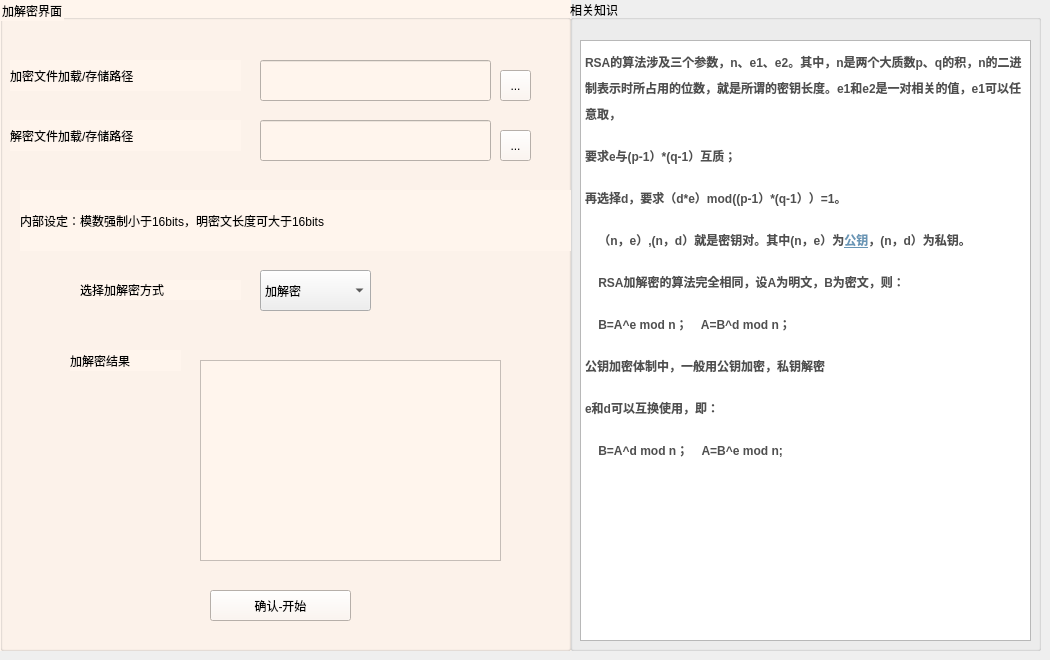
   <widget class="QWidget" name="tab_4">
    <attribute name="title">
     <string>非对称加密RSA</string>
    </attribute>
    <widget class="QGroupBox" name="groupBox_12">
     <property name="geometry">
      <rect>
       <x>0</x>
       <y>0</y>
       <width>571</width>
       <height>651</height>
      </rect>
     </property>
     <property name="styleSheet">
      <string notr="true">background-color: rgb(255, 245, 237);
font: 75 9pt &quot;微软雅黑&quot;;</string>
     </property>
     <property name="title">
      <string>加解密界面</string>
     </property>
     <widget class="QLineEdit" name="lineEdit_12">
      <property name="geometry">
       <rect>
        <x>260</x>
        <y>60</y>
        <width>231</width>
        <height>41</height>
       </rect>
      </property>
     </widget>
     <widget class="QLabel" name="label_28">
      <property name="geometry">
       <rect>
        <x>70</x>
        <y>350</y>
        <width>111</width>
        <height>21</height>
       </rect>
      </property>
      <property name="text">
       <string>加解密结果</string>
      </property>
     </widget>
     <widget class="QTextEdit" name="textEdit_11">
      <property name="geometry">
       <rect>
        <x>200</x>
        <y>360</y>
        <width>301</width>
        <height>201</height>
       </rect>
      </property>
     </widget>
     <widget class="QLabel" name="label_29">
      <property name="geometry">
       <rect>
        <x>20</x>
        <y>190</y>
        <width>551</width>
        <height>61</height>
       </rect>
      </property>
      <property name="text">
       <string>内部设定：模数强制小于16bits，明密文长度可大于16bits</string>
      </property>
     </widget>
     <widget class="QLabel" name="label_31">
      <property name="geometry">
       <rect>
        <x>80</x>
        <y>280</y>
        <width>161</width>
        <height>20</height>
       </rect>
      </property>
      <property name="text">
       <string>选择加解密方式</string>
      </property>
     </widget>
     <widget class="QPushButton" name="pushButton_6">
      <property name="geometry">
       <rect>
        <x>210</x>
        <y>590</y>
        <width>141</width>
        <height>31</height>
       </rect>
      </property>
      <property name="text">
       <string>确认-开始</string>
      </property>
     </widget>
     <widget class="QLineEdit" name="lineEdit_21">
      <property name="geometry">
       <rect>
        <x>260</x>
        <y>120</y>
        <width>231</width>
        <height>41</height>
       </rect>
      </property>
     </widget>
     <widget class="QLabel" name="label_39">
      <property name="geometry">
       <rect>
        <x>10</x>
        <y>120</y>
        <width>231</width>
        <height>31</height>
       </rect>
      </property>
      <property name="styleSheet">
       <string notr="true">font: 75 9pt &quot;微软雅黑&quot;;</string>
      </property>
      <property name="text">
       <string>解密文件加载/存储路径</string>
      </property>
     </widget>
     <widget class="QLabel" name="label_32">
      <property name="geometry">
       <rect>
        <x>10</x>
        <y>60</y>
        <width>231</width>
        <height>31</height>
       </rect>
      </property>
      <property name="styleSheet">
       <string notr="true">font: 75 9pt &quot;微软雅黑&quot;;</string>
      </property>
      <property name="text">
       <string>加密文件加载/存储路径</string>
      </property>
     </widget>
     <widget class="QToolButton" name="toolButton_9">
      <property name="geometry">
       <rect>
        <x>500</x>
        <y>70</y>
        <width>31</width>
        <height>31</height>
       </rect>
      </property>
      <property name="text">
       <string>...</string>
      </property>
     </widget>
     <widget class="QToolButton" name="toolButton_10">
      <property name="geometry">
       <rect>
        <x>500</x>
        <y>130</y>
        <width>31</width>
        <height>31</height>
       </rect>
      </property>
      <property name="text">
       <string>...</string>
      </property>
     </widget>
    </widget>
    <widget class="QGroupBox" name="groupBox_13">
     <property name="geometry">
      <rect>
       <x>570</x>
       <y>0</y>
       <width>471</width>
       <height>651</height>
      </rect>
     </property>
     <property name="styleSheet">
      <string notr="true"/>
     </property>
     <property name="title">
      <string>相关知识</string>
     </property>
     <widget class="QTextEdit" name="textEdit_12">
      <property name="geometry">
       <rect>
        <x>10</x>
        <y>40</y>
        <width>451</width>
        <height>601</height>
       </rect>
      </property>
      <property name="styleSheet">
       <string notr="true">font: 9pt &quot;微软雅黑&quot;;</string>
      </property>
      <property name="html">
       <string>&lt;!DOCTYPE HTML PUBLIC &quot;-//W3C//DTD HTML 4.0//EN&quot; &quot;http://www.w3.org/TR/REC-html40/strict.dtd&quot;&gt;
&lt;html&gt;&lt;head&gt;&lt;meta name=&quot;qrichtext&quot; content=&quot;1&quot; /&gt;&lt;style type=&quot;text/css&quot;&gt;
p, li { white-space: pre-wrap; }
&lt;/style&gt;&lt;/head&gt;&lt;body style=&quot; font-family:'微软雅黑'; font-size:9pt; font-weight:400; font-style:normal;&quot;&gt;
&lt;p style=&quot; margin-top:0px; margin-bottom:16px; margin-left:0px; margin-right:0px; -qt-block-indent:0; text-indent:0px; line-height:26px; background-color:#ffffff;&quot;&gt;&lt;span style=&quot; font-family:'-apple-system,SF UI Text,Arial,PingFang SC,Hiragino Sans GB,Microsoft YaHei,WenQuanYi Micro Hei,sans-serif,SimHei,SimSun'; font-weight:600; color:#4f4f4f; background-color:#ffffff;&quot;&gt;RSA的算法涉及三个参数，n、e1、e2。其中，n是两个大质数p、q的积，n的二进制表示时所占用的位数，就是所谓的密钥长度。e1和e2是一对相关的值，e1可以任意取，&lt;/span&gt;&lt;/p&gt;
&lt;p style=&quot; margin-top:0px; margin-bottom:16px; margin-left:0px; margin-right:0px; -qt-block-indent:0; text-indent:0px; line-height:26px; background-color:#ffffff;&quot;&gt;&lt;span style=&quot; font-family:'-apple-system,SF UI Text,Arial,PingFang SC,Hiragino Sans GB,Microsoft YaHei,WenQuanYi Micro Hei,sans-serif,SimHei,SimSun'; font-weight:600; color:#4f4f4f; background-color:#ffffff;&quot;&gt;要求e与(p-1）*(q-1）互质&lt;/span&gt;&lt;span style=&quot; font-family:'-apple-system,SF UI Text,Arial,PingFang SC,Hiragino Sans GB,Microsoft YaHei,WenQuanYi Micro Hei,sans-serif,SimHei,SimSun'; font-weight:600; color:#4f4f4f;&quot;&gt;；&lt;/span&gt;&lt;/p&gt;
&lt;p style=&quot; margin-top:0px; margin-bottom:16px; margin-left:0px; margin-right:0px; -qt-block-indent:0; text-indent:0px; line-height:26px; background-color:#ffffff;&quot;&gt;&lt;span style=&quot; font-family:'-apple-system,SF UI Text,Arial,PingFang SC,Hiragino Sans GB,Microsoft YaHei,WenQuanYi Micro Hei,sans-serif,SimHei,SimSun'; font-weight:600; color:#4f4f4f; background-color:#ffffff;&quot;&gt;再选择d，要求（d*e）mod((p-1）*(q-1））=1。&lt;/span&gt;&lt;/p&gt;
&lt;p style=&quot; margin-top:0px; margin-bottom:16px; margin-left:0px; margin-right:0px; -qt-block-indent:0; text-indent:0px; line-height:26px; background-color:#ffffff;&quot;&gt;&lt;span style=&quot; font-family:'-apple-system,SF UI Text,Arial,PingFang SC,Hiragino Sans GB,Microsoft YaHei,WenQuanYi Micro Hei,sans-serif,SimHei,SimSun'; font-weight:600; color:#4f4f4f; background-color:#ffffff;&quot;&gt;    （n，e）,(n，d）就是密钥对。其中(n，e）为&lt;/span&gt;&lt;a href=&quot;http://baike.baidu.com/view/355291.htm&quot;&gt;&lt;span style=&quot; font-family:'-apple-system,SF UI Text,Arial,PingFang SC,Hiragino Sans GB,Microsoft YaHei,WenQuanYi Micro Hei,sans-serif,SimHei,SimSun'; font-weight:600; text-decoration: underline; color:#6795b5;&quot;&gt;公钥&lt;/span&gt;&lt;/a&gt;&lt;span style=&quot; font-family:'-apple-system,SF UI Text,Arial,PingFang SC,Hiragino Sans GB,Microsoft YaHei,WenQuanYi Micro Hei,sans-serif,SimHei,SimSun'; font-weight:600; color:#4f4f4f;&quot;&gt;，(n，d）为私钥。&lt;/span&gt;&lt;/p&gt;
&lt;p style=&quot; margin-top:0px; margin-bottom:16px; margin-left:0px; margin-right:0px; -qt-block-indent:0; text-indent:0px; line-height:26px; background-color:#ffffff;&quot;&gt;&lt;span style=&quot; font-family:'-apple-system,SF UI Text,Arial,PingFang SC,Hiragino Sans GB,Microsoft YaHei,WenQuanYi Micro Hei,sans-serif,SimHei,SimSun'; font-weight:600; color:#4f4f4f; background-color:#ffffff;&quot;&gt;    RSA加解密的算法完全相同，设A为明文，B为密文，则：&lt;/span&gt;&lt;/p&gt;
&lt;p style=&quot; margin-top:0px; margin-bottom:16px; margin-left:0px; margin-right:0px; -qt-block-indent:0; text-indent:0px; line-height:26px; background-color:#ffffff;&quot;&gt;&lt;span style=&quot; font-family:'-apple-system,SF UI Text,Arial,PingFang SC,Hiragino Sans GB,Microsoft YaHei,WenQuanYi Micro Hei,sans-serif,SimHei,SimSun'; font-weight:600; color:#4f4f4f; background-color:#ffffff;&quot;&gt;    B=A^e mod n；    A=B^d mod n；&lt;/span&gt;&lt;/p&gt;
&lt;p style=&quot; margin-top:0px; margin-bottom:16px; margin-left:0px; margin-right:0px; -qt-block-indent:0; text-indent:0px; line-height:26px; background-color:#ffffff;&quot;&gt;&lt;span style=&quot; font-family:'-apple-system,SF UI Text,Arial,PingFang SC,Hiragino Sans GB,Microsoft YaHei,WenQuanYi Micro Hei,sans-serif,SimHei,SimSun'; font-weight:600; color:#4f4f4f; background-color:#ffffff;&quot;&gt;公钥加密体制中，一般用公钥加密，私钥解密&lt;/span&gt;&lt;/p&gt;
&lt;p style=&quot; margin-top:0px; margin-bottom:16px; margin-left:0px; margin-right:0px; -qt-block-indent:0; text-indent:0px; line-height:26px; background-color:#ffffff;&quot;&gt;&lt;span style=&quot; font-family:'-apple-system,SF UI Text,Arial,PingFang SC,Hiragino Sans GB,Microsoft YaHei,WenQuanYi Micro Hei,sans-serif,SimHei,SimSun'; font-weight:600; color:#4f4f4f; background-color:#ffffff;&quot;&gt;e和d可以互换使用，即：&lt;/span&gt;&lt;/p&gt;
&lt;p style=&quot; margin-top:0px; margin-bottom:16px; margin-left:0px; margin-right:0px; -qt-block-indent:0; text-indent:0px; line-height:26px; background-color:#ffffff;&quot;&gt;&lt;span style=&quot; font-family:'-apple-system,SF UI Text,Arial,PingFang SC,Hiragino Sans GB,Microsoft YaHei,WenQuanYi Micro Hei,sans-serif,SimHei,SimSun'; font-weight:600; color:#4f4f4f; background-color:#ffffff;&quot;&gt;    B=A^d mod n；    A=B^e mod n;&lt;/span&gt;&lt;/p&gt;&lt;/body&gt;&lt;/html&gt;</string>
      </property>
     </widget>
    </widget>
    <widget class="QComboBox" name="comboBox_5">
     <property name="geometry">
      <rect>
       <x>260</x>
       <y>270</y>
       <width>111</width>
       <height>41</height>
      </rect>
     </property>
     <property name="styleSheet">
      <string notr="true">font: 75 9pt &quot;微软雅黑&quot;;</string>
     </property>
     <item>
      <property name="text">
       <string>加解密</string>
      </property>
     </item>
     <item>
      <property name="text">
       <string>加密</string>
      </property>
     </item>
     <item>
      <property name="text">
       <string>解密</string>
      </property>
     </item>
    </widget>
   </widget>
